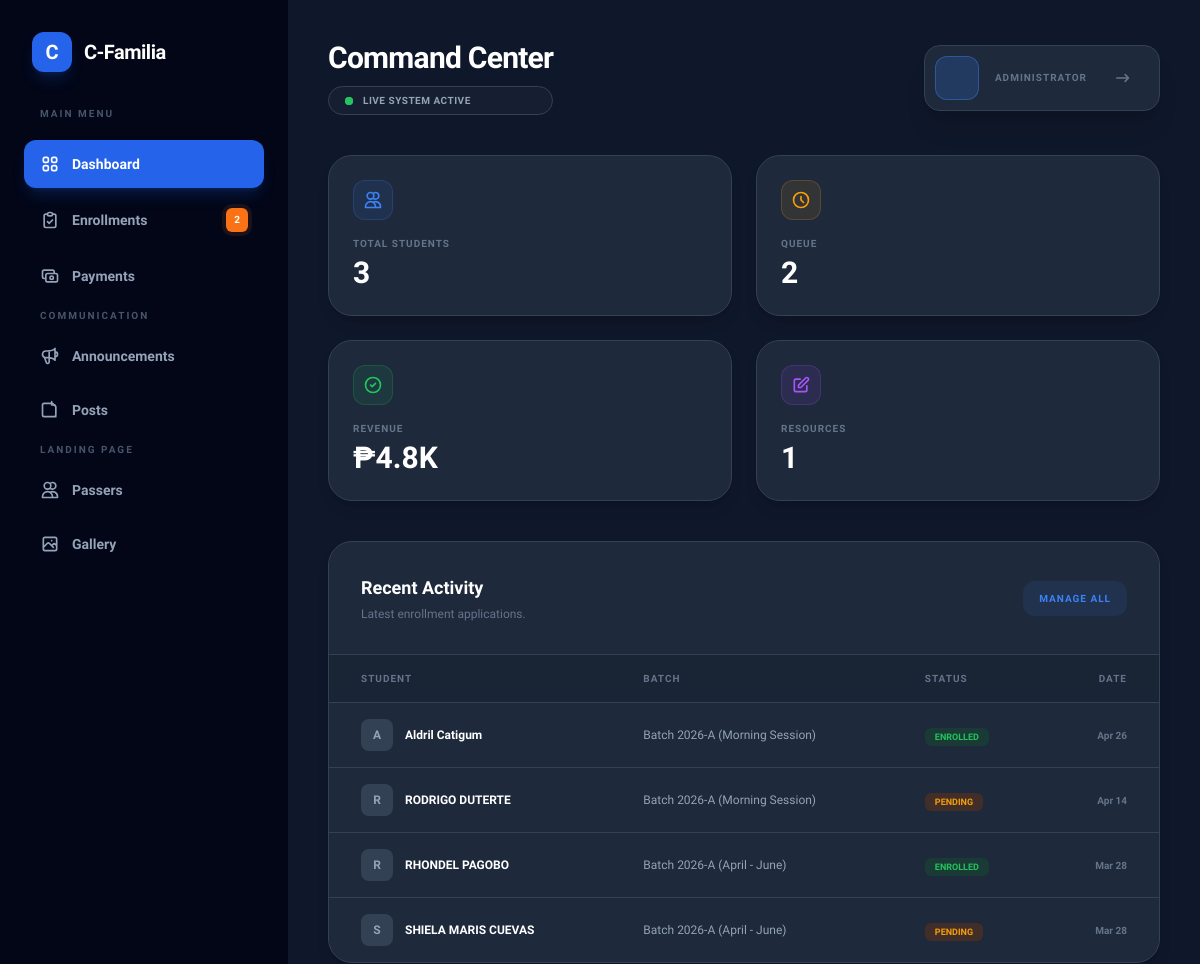
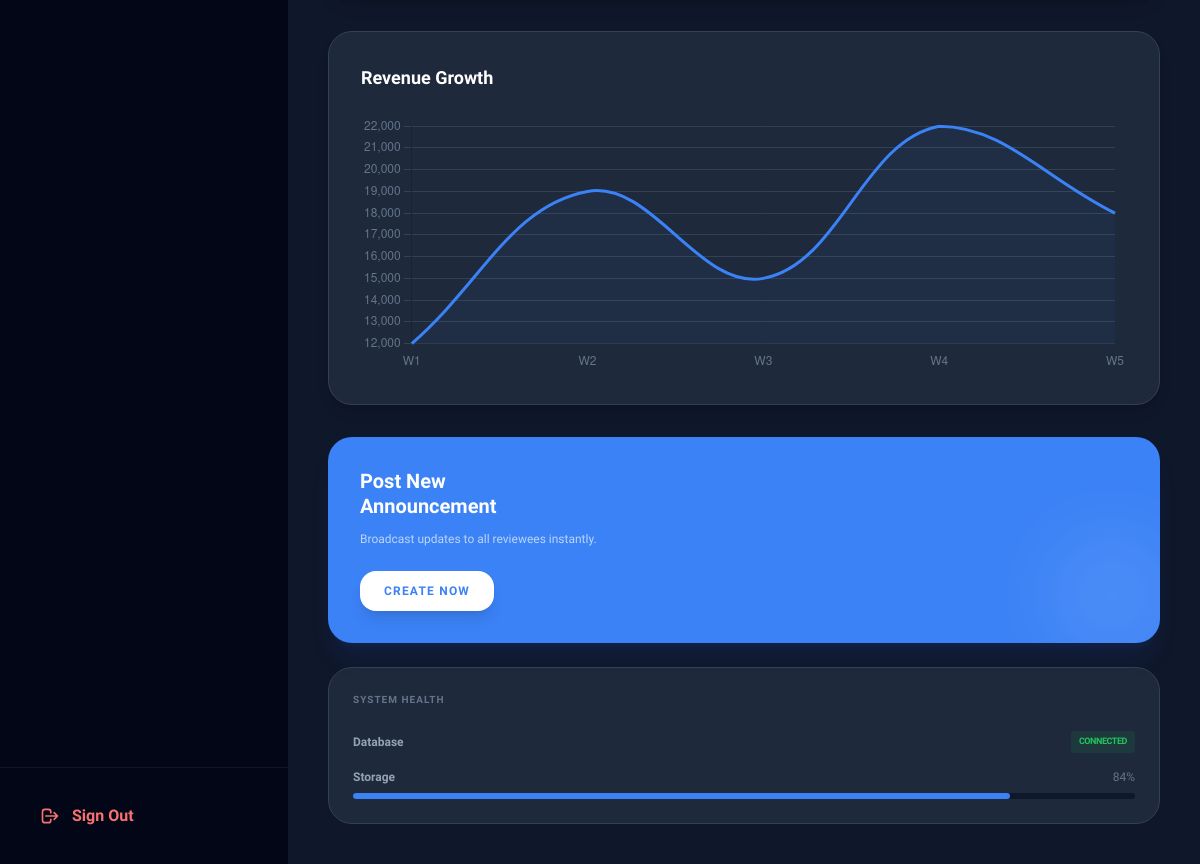
/admin_dashboard.php (signed in), run on the app's committed database (2 pictures, top to bottom).
### tables this page shows
CREATE TABLE `enrollments` (
  `id` int(11) NOT NULL,
  `user_id` int(11) NOT NULL,
  `program_type` varchar(100) DEFAULT 'Criminology Review',
  `status` enum('pending','enrolled','completed') DEFAULT 'pending',
  `enrolled_at` varchar(100) NOT NULL COMMENT 'REVIEW CENTER LOCATION WHERE STUDENTS ENROLLED\r\n',
  `enrollment_date` date DEFAULT NULL,
  `created_at` timestamp NOT NULL DEFAULT current_timestamp(),
  `batch` varchar(50) DEFAULT NULL,
  `insured` tinyint(1) NOT NULL COMMENT 'INSURANCE FOR STUDENTS IF THEY ARE BEING LISTED TO INSURANCE',
  `total_fee` decimal(10,2) DEFAULT NULL
);

CREATE TABLE `users` (
  `id` int(11) NOT NULL,
  `firstname` varchar(100) NOT NULL,
  `middlename` varchar(100) NOT NULL,
  `lastname` varchar(100) NOT NULL,
  `email` varchar(100) NOT NULL,
  `password` varchar(255) NOT NULL,
  `role` enum('admin','student') DEFAULT 'student',
  `profile_pic` varchar(255) DEFAULT NULL,
  `created_at` timestamp NOT NULL DEFAULT current_timestamp()
);

### admin_dashboard.php (the view, shortened to what this page needs)
<?php
require_once('db.php');
$revenue_query = "SELECT SUM(amount) as confirmed_total FROM payments WHERE status = 'paid'";
$revenue_data = mysqli_fetch_assoc(mysqli_query($conn, $revenue_query));
$total_revenue_raw = $revenue_data['confirmed_total'] ?? 0;
if ($total_revenue_raw >= 1000) {
    $total_revenue = '₱' . number_format($total_revenue_raw / 1000, 1) . 'K';
} else {
    $total_revenue = '₱' . number_format($total_revenue_raw, 0);
}
$total_posts = mysqli_fetch_assoc(mysqli_query($conn, "SELECT COUNT(*) as total FROM posts"))['total'] ?? 0;
?>
<!DOCTYPE html>
<html lang="en">
<head>
    <script src="https://cdn.tailwindcss.com"></script>
</head>
<body class="bg-cf-dark text-slate-100 antialiased">
    <div class="flex min-h-screen relative">
        <?php include 'aside.php';?>
        <main class="flex-1 w-full p-4 md:p-10">
            <header class="flex flex-col lg:flex-row lg:items-center justify-between gap-6 mb-10">
                <div class="flex items-center justify-between lg:block">
                    <div>
                        <h2 class="text-2xl md:text-3xl font-[800] text-white tracking-tight">Command Center</h2>
                        <div class="hidden md:flex items-center gap-2.5 mt-2.5 bg-cf-card/50 border border-cf-border py-1.5 px-4 rounded-full inline-flex">
                            <span class="relative flex h-2 w-2">
                                <span class="relative inline-flex rounded-full h-2 w-2 bg-green-500"></span>
                            </span>
                            <p class="text-slate-400 text-[10px] font-bold uppercase tracking-wider">Live System Active</p>
                        </div>
                    </div>
                </div>
                <div class="flex items-center gap-4 bg-cf-card p-2.5 pr-5 rounded-2xl border border-cf-border shadow-xl self-start lg:self-auto w-full lg:w-auto">
                    <div class="w-11 h-11 bg-cf-accent/20 border border-cf-accent/40 rounded-xl flex items-center justify-center font-bold text-cf-accent">
                    </div>
                    <div class="flex-1 lg:flex-none">
                        <p class="text-[10px] text-slate-500 font-bold uppercase tracking-widest">Administrator</p>
                    </div>
                    <a href="logout.php" class="p-2 text-slate-500 hover:text-red-400 transition-colors">
                        <svg class="w-5 h-5" fill="none" stroke="currentColor" viewBox="0 0 24 24"><path stroke-linecap="round" stroke-linejoin="round" stroke-width="2" d="M17 16l4-4m0 0l-4-4m4 4H7"/></svg>
                    </a>
                </div>
            </header>
            <div class="grid grid-cols-1 sm:grid-cols-2 xl:grid-cols-4 gap-4 md:gap-6 mb-10">
                <div class="bg-cf-card p-6 rounded-3xl border border-cf-border shadow-lg group">
                    <div class="flex items-center justify-between mb-4">
                        <div class="w-10 h-10 bg-cf-accent/10 text-cf-accent border border-cf-accent/20 rounded-xl flex items-center justify-center">
                            <svg class="w-5 h-5" fill="none" stroke="currentColor" viewBox="0 0 24 24"><path stroke-linecap="round" stroke-linejoin="round" stroke-width="2" d="M12 4.354a4 4 0 110 5.292M15 21H3v-1a6 6 0 0112 0v1zm0 0h6v-1a6 6 0 00-9-5.197M13 7a4 4 0 11-8 0 4 4 0 018 0z" /></svg>
                        </div>
                    </div>
                    <p class="text-slate-500 text-[10px] font-black uppercase tracking-widest">Total Students</p>
                    <h3 class="text-3xl font-[800] text-white mt-1"><?= number_format($total_students) ?></h3>
                </div>
                <div class="bg-cf-card p-6 rounded-3xl border border-cf-border shadow-lg group">
                    <div class="flex items-center justify-between mb-4">
                        <div class="w-10 h-10 bg-amber-500/10 text-amber-500 border border-amber-500/20 rounded-xl flex items-center justify-center">
                            <svg class="w-5 h-5" fill="none" stroke="currentColor" viewBox="0 0 24 24"><path stroke-linecap="round" stroke-linejoin="round" stroke-width="2" d="M12 8v4l3 3m6-3a9 9 0 11-18 0 9 9 0 0118 0z" /></svg>
                        </div>
                    </div>
                    <p class="text-slate-500 text-[10px] font-black uppercase tracking-widest">Queue</p>
                    <h3 class="text-3xl font-[800] text-white mt-1"><?= $pending_count ?></h3>
                </div>
                <div class="bg-cf-card p-6 rounded-3xl border border-cf-border shadow-lg group">
                    <div class="flex items-center justify-between mb-4">
                        <div class="w-10 h-10 bg-green-500/10 text-green-500 border border-green-500/20 rounded-xl flex items-center justify-center">
                            <svg class="w-5 h-5" fill="none" stroke="currentColor" viewBox="0 0 24 24"><path stroke-linecap="round" stroke-linejoin="round" stroke-width="2" d="M9 12l2 2 4-4m6 2a9 9 0 11-18 0 9 9 0 0118 0z" /></svg>
                        </div>
                    </div>
                    <p class="text-slate-500 text-[10px] font-black uppercase tracking-widest">Revenue</p>
                    <h3 class="text-3xl font-[800] text-white mt-1"><?= $total_revenue ?></h3>
                </div>
                <div class="bg-cf-card p-6 rounded-3xl border border-cf-border shadow-lg group">
                    <div class="flex items-center justify-between mb-4">
                        <div class="w-10 h-10 bg-purple-500/10 text-purple-500 border border-purple-500/20 rounded-xl flex items-center justify-center">
                            <svg class="w-5 h-5" fill="none" stroke="currentColor" viewBox="0 0 24 24"><path stroke-linecap="round" stroke-linejoin="round" stroke-width="2" d="M11 5H6a2 2 0 00-2 2v11a2 2 0 002 2h11a2 2 0 002-2v-5m-1.414-9.414a2 2 0 112.828 2.828L11.828 15H9v-2.828l8.586-8.586z" /></svg>
                        </div>
                    </div>
                    <p class="text-slate-500 text-[10px] font-black uppercase tracking-widest">Resources</p>
                    <h3 class="text-3xl font-[800] text-white mt-1"><?= $total_posts ?></h3>
                </div>
            </div>
            <div class="grid grid-cols-1 xl:grid-cols-3 gap-8">
                <div class="xl:col-span-2 space-y-8">
                    <div class="bg-cf-card rounded-3xl border border-cf-border shadow-lg overflow-hidden">
                        <div class="p-6 md:p-8 border-b border-cf-border flex flex-col md:flex-row justify-between md:items-center gap-4">
                            <div>
                                <h4 class="font-bold text-lg text-white">Recent Activity</h4>
                                <p class="text-slate-500 text-xs mt-1">Latest enrollment applications.</p>
                            </div>
                            <a href="admin_enrollments.php" class="text-center md:text-left text-cf-accent text-[10px] font-black uppercase tracking-widest bg-cf-accent/10 px-4 py-2.5 rounded-xl">Manage All</a>
                        </div>
                        <div class="overflow-x-auto">
                            <table class="w-full text-left mobile-table-card">
                                <thead class="bg-cf-dark/30 border-b border-cf-border">
                                    <tr class="text-[10px] font-black text-slate-500 uppercase tracking-widest">
                                        <th class="px-8 py-4">Student</th>
                                        <th class="px-8 py-4">Batch</th>
                                        <th class="px-8 py-4">Status</th>
                                        <th class="px-8 py-4 text-right">Date</th>
                                    </tr>
                                </thead>
                                <tbody class="divide-y divide-cf-border">
                                    <?php
                                    $recent_enroll = mysqli_query($conn, "SELECT e.*, u.firstname, u.lastname, u.profile_pic FROM enrollments e JOIN users u ON e.user_id = u.id ORDER BY e.created_at DESC LIMIT 5");
                                    while($row = mysqli_fetch_assoc($recent_enroll)):
                                    ?>
                                    <tr class="hover:bg-cf-dark/40 transition">
                                        <td class="px-8 py-4" data-label="Student">
                                            <div class="flex items-center gap-3">
                                                <div class="w-8 h-8 rounded-lg bg-cf-border flex items-center justify-center font-bold text-xs text-slate-400">
                                                    <?= substr($row['firstname'], 0, 1) ?>
                                                </div>
                                                <p class="font-bold text-white text-xs"><?= $row['firstname'] ?> <?= $row['lastname'] ?></p>
                                            </div>
                                        </td>
                                        <td class="px-8 py-4 text-xs text-slate-400" data-label="Batch"><?= $row['batch'] ?></td>
                                        <td class="px-8 py-4" data-label="Status">
                                            <span class="px-2.5 py-1 rounded-md text-[9px] font-black uppercase <?= $row['status'] == 'pending' ? 'bg-amber-900/40 text-amber-500' : 'bg-green-900/40 text-green-500' ?>">
                                                <?= $row['status'] ?>
                                            </span>
                                        </td>
                                        <td class="px-8 py-4 text-[10px] text-slate-500 font-bold text-right" data-label="Applied"><?= date('M d', strtotime($row['created_at'])) ?></td>
                                    </tr>
                                    <?php endwhile; ?>
                                </tbody>
                            </table>
                        </div>
                    </div>
                    <div class="bg-cf-card p-6 md:p-8 rounded-3xl border border-cf-border shadow-lg">
                        <h4 class="font-bold text-lg text-white mb-6">Revenue Growth</h4>
                        <div class="h-64 relative">
                            <canvas id="revenueChart"></canvas>
                        </div>
                    </div>
                </div>
                <div class="space-y-6">
                    <div class="bg-cf-accent p-8 rounded-3xl shadow-xl shadow-blue-600/10 relative overflow-hidden group">
                        <div class="relative z-10 text-white">
                            <h4 class="font-black text-xl leading-tight">Post New<br>Announcement</h4>
                            <p class="text-blue-100 text-xs mt-3 opacity-80">Broadcast updates to all reviewees instantly.</p>
                            <a href="admin_announcements.php" class="inline-block mt-6 px-6 py-3 bg-white text-cf-accent rounded-2xl text-xs font-black uppercase tracking-widest shadow-lg">Create Now</a>
                        </div>
                        <div class="absolute -right-4 -bottom-4 w-32 h-32 bg-white/10 rounded-full blur-2xl group-hover:scale-125 transition-transform"></div>
                    </div>
                    <div class="bg-cf-card p-6 rounded-3xl border border-cf-border">
                        <h4 class="text-[10px] font-black text-slate-500 uppercase tracking-widest mb-6">System Health</h4>
                        <div class="space-y-4">
                            <div class="flex items-center justify-between">
                                <span class="text-xs font-bold text-slate-400">Database</span>
                                <span class="text-[9px] font-black bg-green-500/10 text-green-500 px-2 py-1 rounded uppercase tracking-tighter">Connected</span>
                            </div>
                            <div class="space-y-2">
                                <div class="flex justify-between text-xs">
                                    <span class="text-slate-400 font-bold">Storage</span>
                                    <span class="text-slate-500">84%</span>
                                </div>
                                <div class="w-full h-1.5 bg-cf-dark rounded-full">
                                    <div class="h-full bg-cf-accent w-[84%] rounded-full"></div>
                                </div>
                            </div>
                        </div>
                    </div>
                </div>
            </div>
        </main>
    </div>
    <script>
        // Sidebar Mobile Logic
        const openBtn = document.getElementById('openMenu');
        const closeBtn = document.getElementById('closeMenu');
        const sidebar = document.getElementById('mobileSidebar');
        const overlay = document.getElementById('sidebarOverlay');
        function toggleSidebar(state) {
            if(state) {
                sidebar.classList.remove('-translate-x-full');
                overlay.classList.remove('hidden');
                setTimeout(() => overlay.classList.add('opacity-100'), 10);
            } else {
                sidebar.classList.add('-translate-x-full');
                overlay.classList.remove('opacity-100');
                setTimeout(() => overlay.classList.add('hidden'), 300);
            }
        }
        openBtn.addEventListener('click', () => toggleSidebar(true));
        closeBtn.addEventListener('click', () => toggleSidebar(false));
        overlay.addEventListener('click', () => toggleSidebar(false));
        // Revenue Chart
        const ctx = document.getElementById('revenueChart').getContext('2d');
        new Chart(ctx, {
            type: 'line',
            data: {
                labels: ['W1', 'W2', 'W3', 'W4', 'W5'],
                datasets: [{
                    data: [12000, 19000, 15000, 22000, 18000],
                    borderColor: '#3b82f6',
                    backgroundColor: 'rgba(59, 130, 246, 0.05)',
                    fill: true,
                    tension: 0.4,
                    borderWidth: 3,
                    pointRadius: 0
                }]
            },
            options: {
                responsive: true,
                maintainAspectRatio: false,
                plugins: { legend: { display: false } },
                scales: {
                    x: { grid: { display: false }, ticks: { color: '#64748b' } },
                    y: { grid: { color: '#334155' }, ticks: { color: '#64748b' } }
                }
            }
        });
    </script>
</body>
</html>

### data on the page
enrollments: user.firstname "A", user.firstname "Aldril", user.lastname "Catigum", batch "Batch 2026-A (Morning Session)", status "ENROLLED", created_at "Apr 26"
enrollments: user.firstname "R", user.firstname "RODRIGO", user.lastname "DUTERTE", batch "Batch 2026-A (Morning Session)", status "PENDING", created_at "Apr 14"
enrollments: user.firstname "R", user.firstname "RHONDEL", user.lastname "PAGOBO", batch "Batch 2026-A (April - June)", status "ENROLLED", created_at "Mar 28"
enrollments: user.firstname "S", user.firstname "SHIELA MARIS", user.lastname "CUEVAS", batch "Batch 2026-A (April - June)", status "PENDING", created_at "Mar 28"

### other printed values
$pending_count "2"
$total_students "3"
$total_revenue "₱4.8K"
$total_posts "1"
